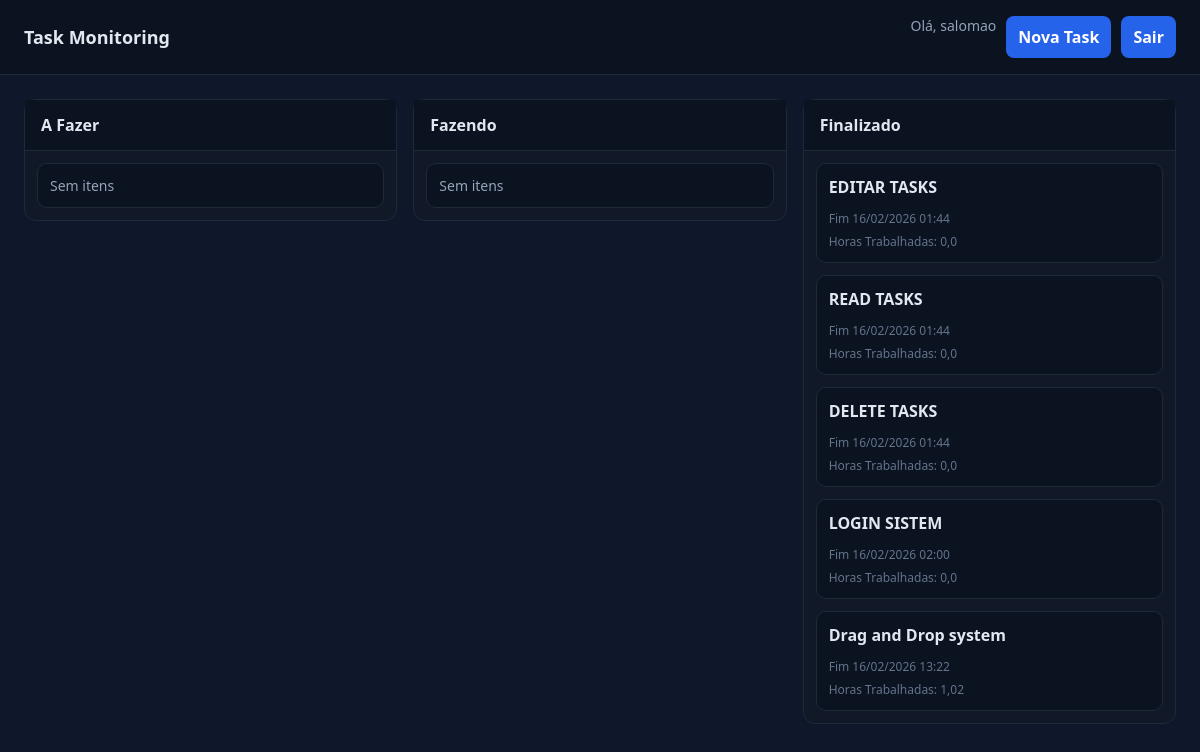
/kanban/ (signed in), run on an earlier commit of the app's database.
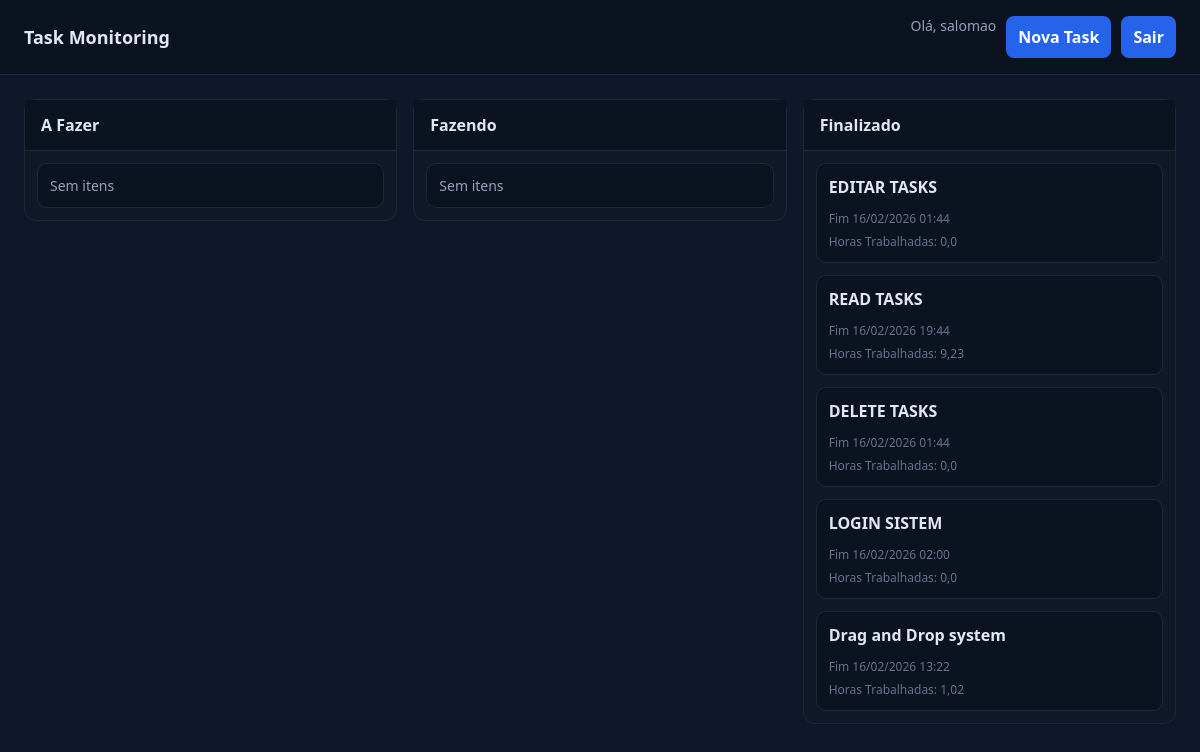
And on a later commit of the database.
### tasks/models.py (models this page shows, shortened)
class Task(models.Model): # models.Model indicia a classe base que sabe salvar algo no banco de dados. Sem isso é só python normal.
    STATUS_CHOICES = [
        ('todo', 'A Fazer'),
        ('doing', 'Fazendo'),
        ('done', 'Finalizado'),
    ]
    title = models.CharField(max_length=200) # Criando coluna de titulo com maximo de 200 caracteres.and
    description = models.TextField(null=True, blank=True) # Criando coluna de descricao que armazena texto longo
    user = models.ForeignKey(User, on_delete=models.CASCADE) # Criando relacao para indicar que a task pertence a um usuario. onDelete diz que caso o user seja deletado as tarefas dele tambem sejam.
    status = models.CharField(
        max_length=10,
        choices=STATUS_CHOICES,
        default='todo'
    )
    email = models.EmailField(max_length=200, null=True) # Criando coluna de email com maximo de 200 caracteres.
    start_time = models.DateTimeField(null=True, blank=True) # Criando coluna de data e hora de inicio onde o banco e o formulario aceitam nulo/vazio.
    end_time = models.DateTimeField(null=True, blank=True) # mesmo conceito de start_time.
    created_at = models.DateTimeField(auto_now_add=True) # Criando coluna de data e hora que o django automaticamente salva quando a task é criada.
    worked_hours = models.FloatField(null=True, blank=True, default=0.0) # Criando coluna de horas trabalhadas que armazena a hora em float.
    def worked_hours(self):
        if self.start_time and self.end_time:
            duration = self.end_time - self.start_time
            return round(duration.total_seconds() / 3600, 2) # retornando as horas trabalhadas arredondadas para 2 casas decimais.
        return 0.0

### tasks/views.py (the view)
# urls.py: path('kanban/', views.kanban, name='kanban'),
@login_required
def kanban(request): # criando funcao kanban que envia uma requisicao com o usuario logado.
    tasks = Task.objects.filter(user=request.user) # Filtrando no banco para que cada usuario veja somente suas tasks.
    context = { # criando um dicionario HTML para filtrar as tasks por status
        'todo': tasks.filter(status='todo'),
        'doing': tasks.filter(status='doing'),
        'done': tasks.filter(status='done'),
    }
    return render(request, 'task/kanban.html', context) # carrega o template, injeta os dados, gera html e envia a resposta http.

### templates/task/kanban.html (shortened to what this page needs)
{% load static %}
<!DOCTYPE html>
<html lang="pt-br">
<head>
    <link rel="stylesheet" href="{% static 'css/kanban.css' %}?v=1">
</head>
<body>
    <header class="bar">
        <h1>Task Monitoring</h1>
        <div class="top-actions">
            <span class="user">Olá, {{ request.user.username }} </span>
            <a class="btn" href="javascript:void(0)" onclick="openCreateTask()">Nova Task</a>
            <a class="btn" href="{% url 'logout' %}">Sair</a>
        </div>
    </header>
    <main class="wrap">
        <section class="col">
            <h2>A Fazer</h2>
            <div class="list" data-status="todo">
                {% for task in todo %}
                    <article class="card clickable"
                        onclick="openUpdateTask(this)"
                        data-id="{{ task.id }}"
                        data-title="{{ task.title|escape }}"
                        data-description="{{ task.description|escape }}"
                        data-status="{{ task.status }}"
                        data-start-time="{{ task.start_time|date:'Y-m-d\TH:i' }}"
                        data-end-time="{{ task.end_time|date:'Y-m-d\TH:i' }}"
                        data-update-url="/kanban/updateTask/{{ task.id }}/"
                        draggable="true">
                        <div class="title">{{ task.title }}</div>
                        <div class="desc">{{ task.description }}</div>
                        <div class="meta">Criada em {{ task.created_at|date:"d/m/Y H:i" }}</div>
                        <div class="meta">Horas Trabalhadas: {{ task.worked_hours }}</div>
                    </article>
                {% empty %}
                    <article class="card"><div class="desc">Sem itens</div></article>
                {% endfor %}
            </div>
        </section>
        <section class="col">
            <h2>Fazendo</h2>
            <div class="list" data-status="doing">
                {% for task in doing %}
                    <article class="card clickable"
                        onclick="openUpdateTask(this)"
                        data-id="{{ task.id }}"
                        data-title="{{ task.title|escape }}"
                        data-description="{{ task.description|escape }}"
                        data-status="{{ task.status }}"
                        data-start-time="{{ task.start_time|date:'Y-m-d\\TH:i' }}"
                        data-end-time="{{ task.end_time|date:'Y-m-d\\TH:i' }}"
                        data-update-url="/kanban/updateTask/{{ task.id }}/"
                        draggable="true">
                        <div class="title">{{ task.title }}</div>
                        <div class="desc">{{ task.description }}</div>
                        <div class="meta">Início {{ task.start_time|date:"d/m/Y H:i" }}</div>
                        <div class="meta">Horas Trabalhadas: {{ task.worked_hours }}</div>
                    </article>
                {% empty %}
                    <article class="card"><div class="desc">Sem itens</div></article>
                {% endfor %}
            </div>
        </section>
        <section class="col">
            <h2>Finalizado</h2>
            <div class="list" data-status="done">
                {% for task in done %}
                    <article class="card clickable"
                        onclick="openUpdateTask(this)"
                        data-id="{{ task.id }}"
                        data-title="{{ task.title|escape }}"
                        data-description="{{ task.description|escape }}"
                        data-status="{{ task.status }}"
                        data-start-time="{{ task.start_time|date:'Y-m-d\\TH:i' }}"
                        data-end-time="{{ task.end_time|date:'Y-m-d\\TH:i' }}"
                        data-update-url="/kanban/updateTask/{{ task.id }}/"
                        draggable="true">
                        <div class="title">{{ task.title }}</div>
                        <div class="meta">Fim {{ task.end_time|date:"d/m/Y H:i" }}</div>
                        <div class="meta">Horas Trabalhadas: {{ task.worked_hours }}</div>
                    </article>
                {% empty %}
                    <article class="card"><div class="desc">Sem itens</div></article>
                {% endfor %}
            </div>
        </section>
    </main>
</body>
</html>

### static/css/kanban.css (style rules this page uses)
:root { color-scheme: light dark; }
body { margin: 0; font-family: system-ui, -apple-system, Segoe UI, Roboto, Helvetica, Arial, sans-serif; background: #0f172a; color: #e2e8f0; }
.bar { display: flex; align-items: center; justify-content: space-between; padding: 16px 24px; border-bottom: 1px solid #1f2937; background: #0b1220; position: sticky; top: 0; }
.bar h1 { font-size: 18px; margin: 0; }
.bar .user { font-size: 14px; color: #94a3b8; }
.wrap { padding: 24px; display: flex; gap: 16px; align-items: flex-start; }
.col { background: #111827; border: 1px solid #1f2937; border-radius: 12px; overflow: visible; display: flex; flex-direction: column; flex: 1 1 260px; align-self: flex-start !important; }
.col h2 { margin: 0; padding: 14px 16px; font-size: 16px; border-bottom: 1px solid #1f2937; background: #0b1220; }
.list { padding: 12px; display: flex; flex-direction: column; gap: 12px; }
.card { background: #0b1220; border: 1px solid #1f2937; border-radius: 10px; padding: 12px; display: grid; gap: 6px; }
.title { font-weight: 600; }
.desc { font-size: 14px; color: #94a3b8; }
.meta { font-size: 12px; color: #64748b; }
a.btn { padding: 8px 12px; border-radius: 8px; background: #2563eb; color: #fff; text-decoration: none; font-weight: 600; }
.top-actions { display: flex; gap: 10px; }
button, a.btn { padding: 10px 12px; border-radius: 8px; border: 0; background: #2563eb; color: #fff; font-weight: 600; cursor: pointer; text-decoration: none; display: inline-flex; align-items: center; }

What changed in the data, as far as the page shows it:
changed Task "READ TASKS": end_time "16/02/2026 01:44" → "16/02/2026 19:44"; worked_hours "0,0" → "9,23"
